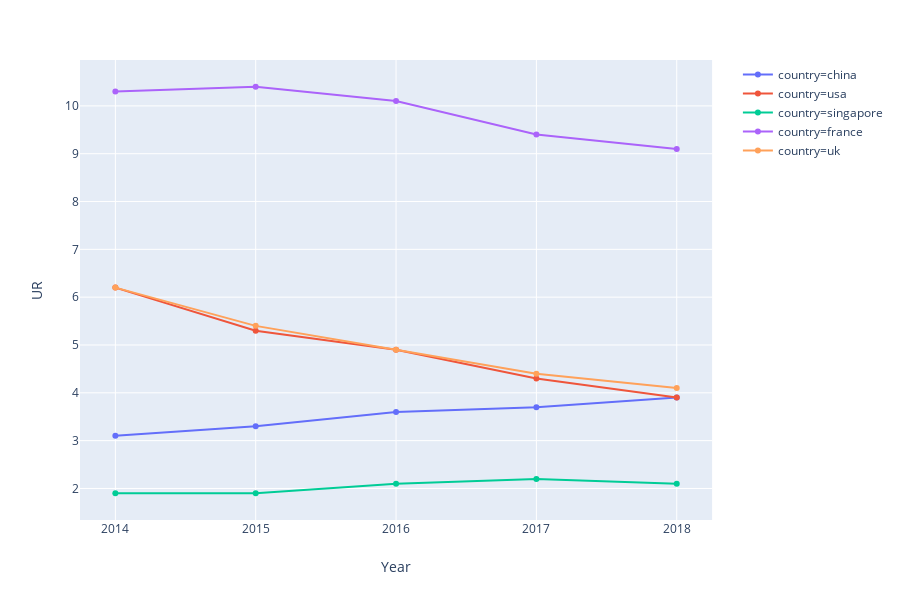

Notebook cell for this chart:
### Code cell
fig = px.line(df, x='Year', y='UR', color = 'country')
fig.update_traces(mode='markers+lines')
fig.show()

### Figure 1 — Plotly figure (JSON) as saved in the notebook; plotly's stock layout.template omitted (floating-point values rounded to 4 significant figures)
{"data": [{"hoverlabel": {"namelength": 0}, "hovertemplate": "country=china<br>Year=%{x}<br>UR=%{y}", "legendgroup": "country=china", "line": {"color": "#636efa", "dash": "solid"}, "mode": "markers+lines", "name": "country=china", "showlegend": true, "type": "scatter", "x": ["2014", "2015", "2016", "2017", "2018"], "xaxis": "x", "y": [3.1, 3.3, 3.6, 3.7, 3.9], "yaxis": "y"}, {"hoverlabel": {"namelength": 0}, "hovertemplate": "country=usa<br>Year=%{x}<br>UR=%{y}", "legendgroup": "country=usa", "line": {"color": "#EF553B", "dash": "solid"}, "mode": "markers+lines", "name": "country=usa", "showlegend": true, "type": "scatter", "x": ["2014", "2015", "2016", "2017", "2018"], "xaxis": "x", "y": [6.2, 5.3, 4.9, 4.3, 3.9], "yaxis": "y"}, {"hoverlabel": {"namelength": 0}, "hovertemplate": "country=singapore<br>Year=%{x}<br>UR=%{y}", "legendgroup": "country=singapore", "line": {"color": "#00cc96", "dash": "solid"}, "mode": "markers+lines", "name": "country=singapore", "showlegend": true, "type": "scatter", "x": ["2014", "2015", "2016", "2017", "2018"], "xaxis": "x", "y": [1.9, 1.9, 2.1, 2.2, 2.1], "yaxis": "y"}, {"hoverlabel": {"namelength": 0}, "hovertemplate": "country=france<br>Year=%{x}<br>UR=%{y}", "legendgroup": "country=france", "line": {"color": "#ab63fa", "dash": "solid"}, "mode": "markers+lines", "name": "country=france", "showlegend": true, "type": "scatter", "x": ["2014", "2015", "2016", "2017", "2018"], "xaxis": "x", "y": [10.3, 10.4, 10.1, 9.4, 9.1], "yaxis": "y"}, {"hoverlabel": {"namelength": 0}, "hovertemplate": "country=uk<br>Year=%{x}<br>UR=%{y}", "legendgroup": "country=uk", "line": {"color": "#FFA15A", "dash": "solid"}, "mode": "markers+lines", "name": "country=uk", "showlegend": true, "type": "scatter", "x": ["2014", "2015", "2016", "2017", "2018"], "xaxis": "x", "y": [6.2, 5.4, 4.9, 4.4, 4.1], "yaxis": "y"}], "layout": {"height": 600, "legend": {"tracegroupgap": 0}, "margin": {"t": 60}, "xaxis": {"anchor": "y", "domain": [0, 0.98], "title": {"text": "Year"}}, "yaxis": {"anchor": "x", "domain": [0, 1], "title": {"text": "UR"}}}}
